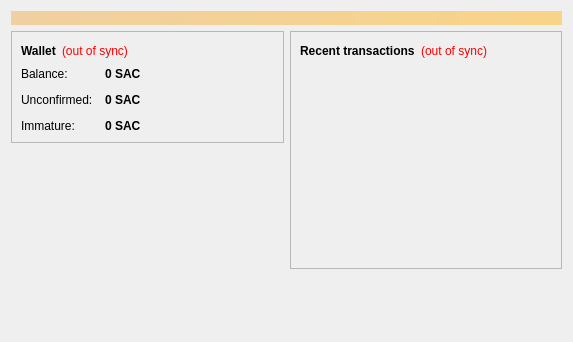
<?xml version="1.0" encoding="UTF-8"?>
<ui version="4.0">
 <class>OverviewPage</class>
 <widget class="QWidget" name="OverviewPage">
  <property name="geometry">
   <rect>
    <x>0</x>
    <y>0</y>
    <width>573</width>
    <height>342</height>
   </rect>
  </property>
  <property name="windowTitle">
   <string>Form</string>
  </property>
  <layout class="QVBoxLayout" name="topLayout">
   <item>
    <widget class="QLabel" name="labelAlerts">
     <property name="visible">
      <bool>false</bool>
     </property>
     <property name="styleSheet">
      <string notr="true">background-color: qlineargradient(x1: 0, y1: 0, x2: 1, y2: 0, stop:0 #F0D0A0, stop:1 #F8D488); color:#000000;</string>
     </property>
     <property name="wordWrap">
      <bool>true</bool>
     </property>
     <property name="margin">
      <number>3</number>
     </property>
    </widget>
   </item>
   <item>
    <layout class="QHBoxLayout" name="horizontalLayout" stretch="1,1">
     <item>
      <layout class="QVBoxLayout" name="verticalLayout_2">
       <item>
        <widget class="QFrame" name="frame">
         <property name="frameShape">
          <enum>QFrame::StyledPanel</enum>
         </property>
         <property name="frameShadow">
          <enum>QFrame::Raised</enum>
         </property>
         <layout class="QVBoxLayout" name="verticalLayout_4">
          <item>
           <layout class="QHBoxLayout" name="horizontalLayout_4">
            <item>
             <widget class="QLabel" name="label_5">
              <property name="font">
               <font>
                <weight>75</weight>
                <bold>true</bold>
               </font>
              </property>
              <property name="text">
               <string>Wallet</string>
              </property>
             </widget>
            </item>
            <item>
             <widget class="QLabel" name="labelWalletStatus">
              <property name="toolTip">
               <string>The displayed information may be out of date. Your wallet automatically synchronizes with the Securealumnicoin network after a connection is established, but this process has not completed yet.</string>
              </property>
              <property name="styleSheet">
               <string notr="true">QLabel { color: red; }</string>
              </property>
              <property name="text">
               <string notr="true">(out of sync)</string>
              </property>
              <property name="alignment">
               <set>Qt::AlignLeading|Qt::AlignLeft|Qt::AlignVCenter</set>
              </property>
             </widget>
            </item>
            <item>
             <spacer name="horizontalSpacer_2">
              <property name="orientation">
               <enum>Qt::Horizontal</enum>
              </property>
              <property name="sizeHint" stdset="0">
               <size>
                <width>40</width>
                <height>20</height>
               </size>
              </property>
             </spacer>
            </item>
           </layout>
          </item>
          <item>
           <layout class="QFormLayout" name="formLayout_2">
            <property name="fieldGrowthPolicy">
             <enum>QFormLayout::AllNonFixedFieldsGrow</enum>
            </property>
            <property name="horizontalSpacing">
             <number>12</number>
            </property>
            <property name="verticalSpacing">
             <number>12</number>
            </property>
            <item row="0" column="0">
             <widget class="QLabel" name="label">
              <property name="text">
               <string>Balance:</string>
              </property>
             </widget>
            </item>
            <item row="0" column="1">
             <widget class="QLabel" name="labelBalance">
              <property name="font">
               <font>
                <weight>75</weight>
                <bold>true</bold>
               </font>
              </property>
              <property name="cursor">
               <cursorShape>IBeamCursor</cursorShape>
              </property>
              <property name="toolTip">
               <string>Your current balance</string>
              </property>
              <property name="text">
               <string notr="true">0 SAC</string>
              </property>
              <property name="textInteractionFlags">
               <set>Qt::LinksAccessibleByMouse|Qt::TextSelectableByKeyboard|Qt::TextSelectableByMouse</set>
              </property>
             </widget>
            </item>
            <item row="1" column="0">
             <widget class="QLabel" name="label_3">
              <property name="text">
               <string>Unconfirmed:</string>
              </property>
             </widget>
            </item>
            <item row="1" column="1">
             <widget class="QLabel" name="labelUnconfirmed">
              <property name="font">
               <font>
                <weight>75</weight>
                <bold>true</bold>
               </font>
              </property>
              <property name="cursor">
               <cursorShape>IBeamCursor</cursorShape>
              </property>
              <property name="toolTip">
               <string>Total of transactions that have yet to be confirmed, and do not yet count toward the current balance</string>
              </property>
              <property name="text">
               <string notr="true">0 SAC</string>
              </property>
              <property name="textInteractionFlags">
               <set>Qt::LinksAccessibleByMouse|Qt::TextSelectableByKeyboard|Qt::TextSelectableByMouse</set>
              </property>
             </widget>
            </item>
            <item row="2" column="0">
             <widget class="QLabel" name="labelImmatureText">
              <property name="text">
               <string>Immature:</string>
              </property>
             </widget>
            </item>
            <item row="2" column="1">
             <widget class="QLabel" name="labelImmature">
              <property name="font">
               <font>
                <weight>75</weight>
                <bold>true</bold>
               </font>
              </property>
              <property name="toolTip">
               <string>Mined balance that has not yet matured</string>
              </property>
              <property name="text">
               <string notr="true">0 SAC</string>
              </property>
              <property name="textInteractionFlags">
               <set>Qt::LinksAccessibleByMouse|Qt::TextSelectableByKeyboard|Qt::TextSelectableByMouse</set>
              </property>
             </widget>
            </item>
           </layout>
          </item>
         </layout>
        </widget>
       </item>
       <item>
        <spacer name="verticalSpacer">
         <property name="orientation">
          <enum>Qt::Vertical</enum>
         </property>
         <property name="sizeHint" stdset="0">
          <size>
           <width>20</width>
           <height>40</height>
          </size>
         </property>
        </spacer>
       </item>
      </layout>
     </item>
     <item>
      <layout class="QVBoxLayout" name="verticalLayout_3">
       <item>
        <widget class="QFrame" name="frame_2">
         <property name="frameShape">
          <enum>QFrame::StyledPanel</enum>
         </property>
         <property name="frameShadow">
          <enum>QFrame::Raised</enum>
         </property>
         <layout class="QVBoxLayout" name="verticalLayout">
          <item>
           <layout class="QHBoxLayout" name="horizontalLayout_2">
            <item>
             <widget class="QLabel" name="label_4">
              <property name="text">
               <string>&lt;b&gt;Recent transactions&lt;/b&gt;</string>
              </property>
             </widget>
            </item>
            <item>
             <widget class="QLabel" name="labelTransactionsStatus">
              <property name="toolTip">
               <string>The displayed information may be out of date. Your wallet automatically synchronizes with the Securealumnicoin network after a connection is established, but this process has not completed yet.</string>
              </property>
              <property name="styleSheet">
               <string notr="true">QLabel { color: red; }</string>
              </property>
              <property name="text">
               <string notr="true">(out of sync)</string>
              </property>
              <property name="alignment">
               <set>Qt::AlignRight|Qt::AlignTrailing|Qt::AlignVCenter</set>
              </property>
             </widget>
            </item>
            <item>
             <spacer name="horizontalSpacer">
              <property name="orientation">
               <enum>Qt::Horizontal</enum>
              </property>
              <property name="sizeHint" stdset="0">
               <size>
                <width>40</width>
                <height>20</height>
               </size>
              </property>
             </spacer>
            </item>
           </layout>
          </item>
          <item>
           <widget class="QListView" name="listTransactions">
            <property name="styleSheet">
             <string notr="true">QListView { background: transparent; }</string>
            </property>
            <property name="frameShape">
             <enum>QFrame::NoFrame</enum>
            </property>
            <property name="verticalScrollBarPolicy">
             <enum>Qt::ScrollBarAlwaysOff</enum>
            </property>
            <property name="horizontalScrollBarPolicy">
             <enum>Qt::ScrollBarAlwaysOff</enum>
            </property>
            <property name="selectionMode">
             <enum>QAbstractItemView::NoSelection</enum>
            </property>
           </widget>
          </item>
         </layout>
        </widget>
       </item>
       <item>
        <spacer name="verticalSpacer_2">
         <property name="orientation">
          <enum>Qt::Vertical</enum>
         </property>
         <property name="sizeHint" stdset="0">
          <size>
           <width>20</width>
           <height>40</height>
          </size>
         </property>
        </spacer>
       </item>
      </layout>
     </item>
    </layout>
   </item>
  </layout>
 </widget>
 <resources/>
 <connections/>
</ui>
